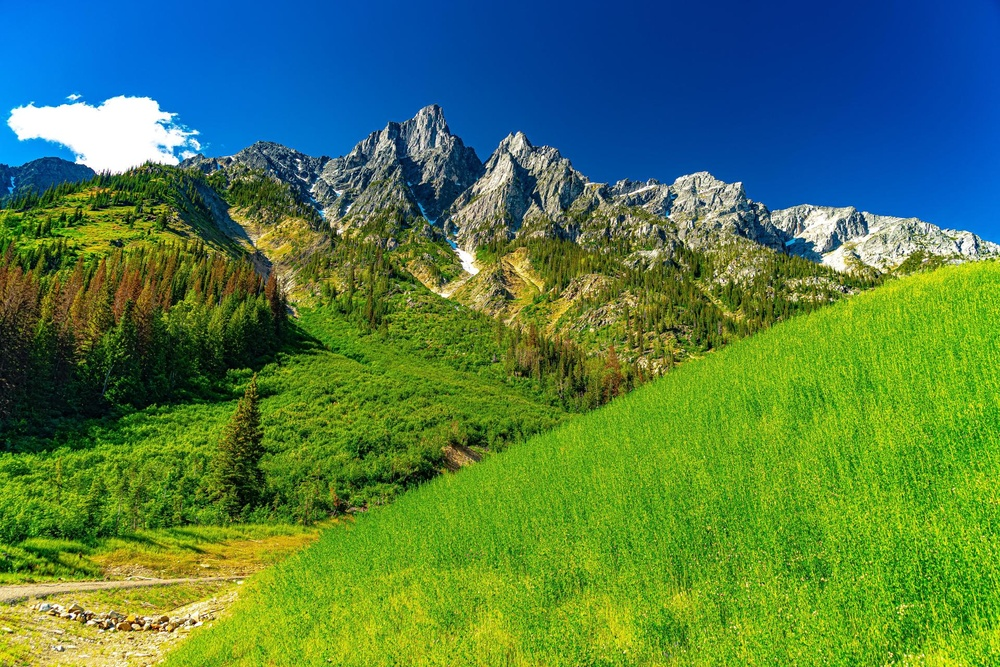
#> input picture image1.jpg, 1000 x 667 px, shrunk from 1920 x 1281 before the run
$ python main-2.py
#> lines starting #> are read from the running program, lines starting #| are printed output that depends on the picture
### task2.py
#Задание 2. Выделить из полноцветного изображения каждый из каналов R, G, B

import os
import numpy as np
import matplotlib.pyplot as plt
from PIL import Image


def process_image(image_path: str, output_dir: str = "output") -> str:

#> called with image_path = 'image1.jpg', output_dir = 'output'
    os.makedirs(output_dir, exist_ok=True)

    img = Image.open(image_path).convert("RGB")
#> img is the input picture: PIL image 1000x667 RGB; mean R, G, B 79.5, 124.2, 74.5
    img_np = np.array(img)

    R = img_np[:, :, 0]
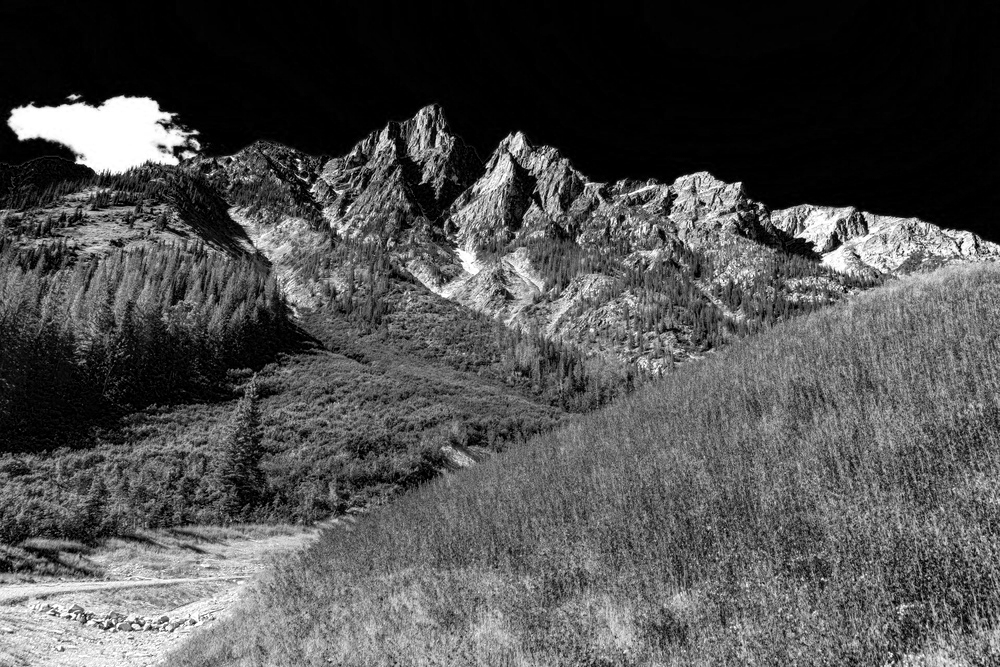
#> R: shape (667, 1000); min 0, max 255, mean 79.5
    G = img_np[:, :, 1]
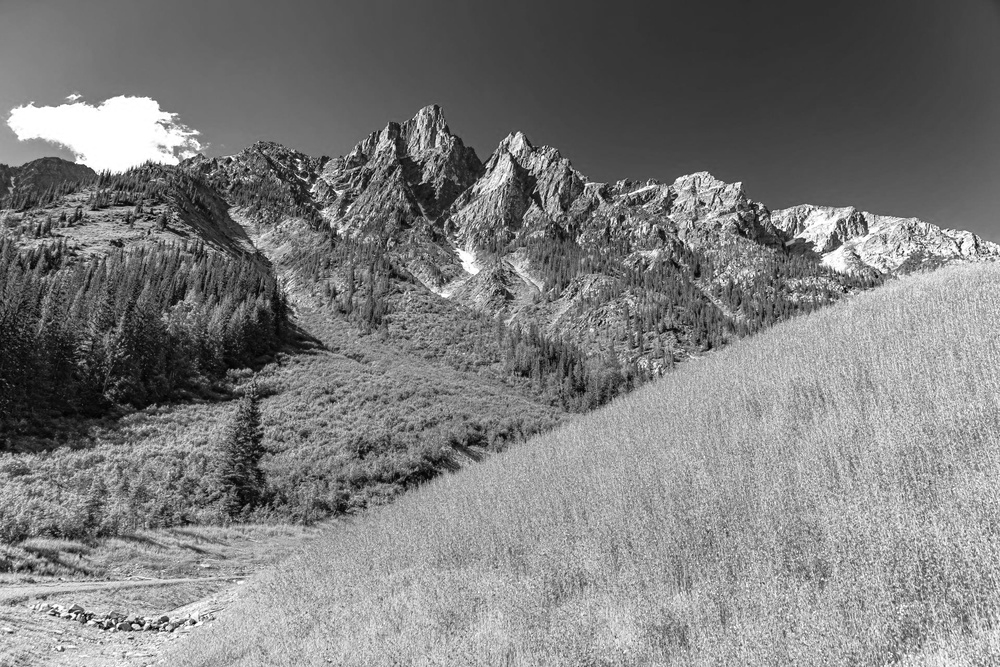
#> G: shape (667, 1000); min 0, max 255, mean 124.2
    B = img_np[:, :, 2]
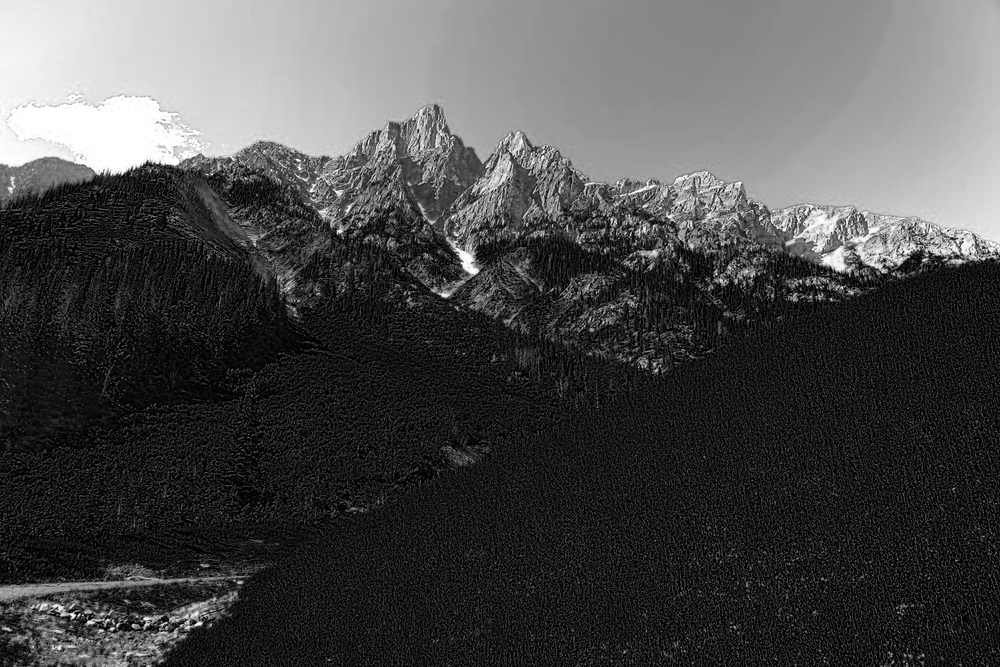
#> B: shape (667, 1000); min 0, max 255, mean 74.5

    # Визуализация каналов
    zeros = np.zeros_like(R)

    img_R = np.dstack([R, zeros, zeros])
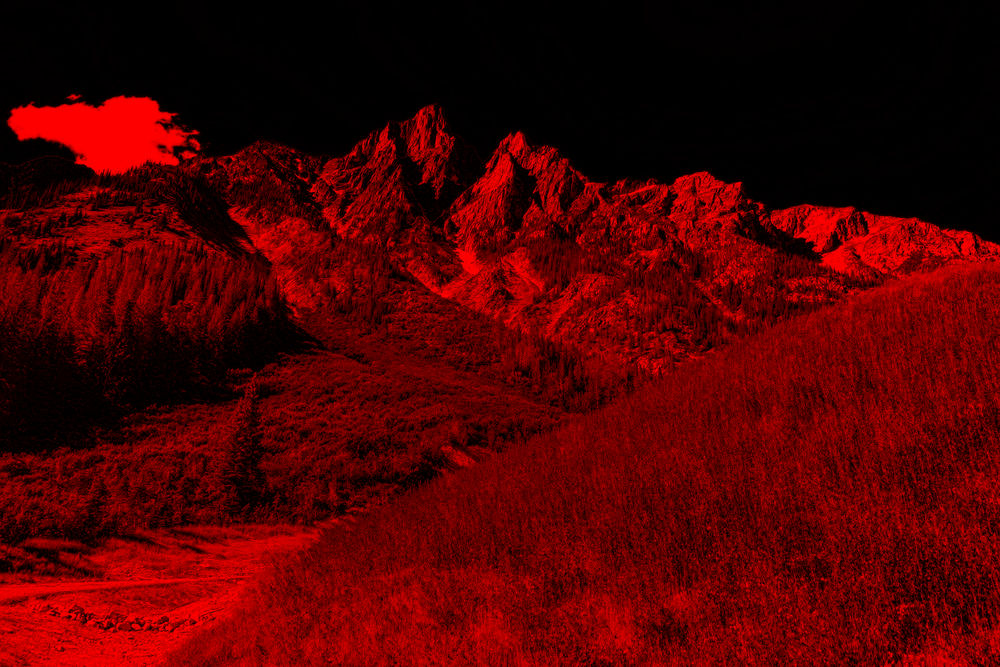
#> img_R: shape (667, 1000, 3); mean of channels 0, 1, 2 79.5, 0, 0; drawn as R, G, B
    img_G = np.dstack([zeros, G, zeros])
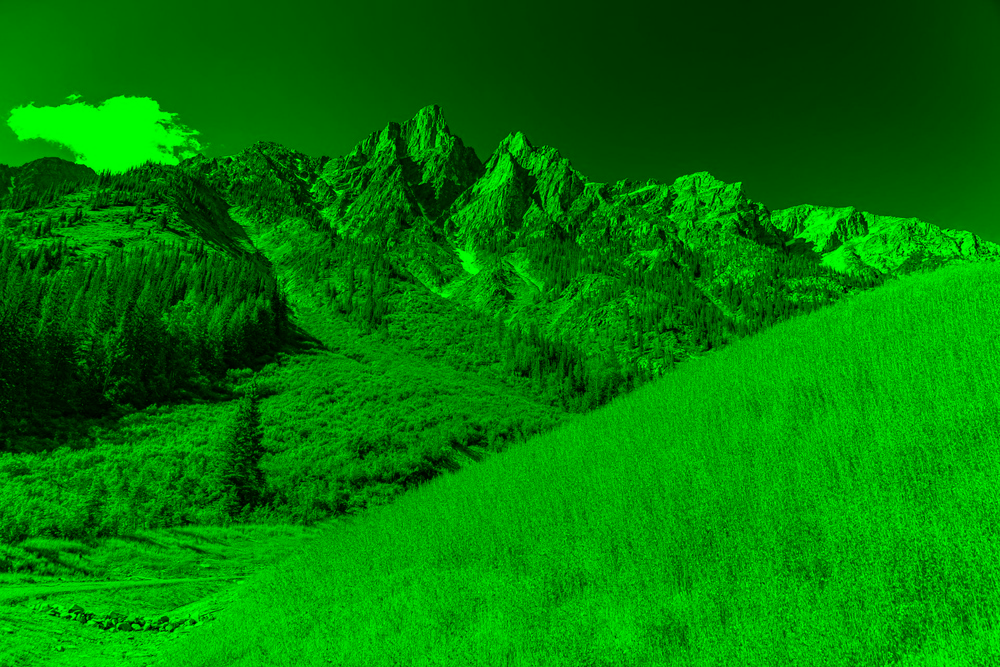
#> img_G: shape (667, 1000, 3); mean of channels 0, 1, 2 0, 124.2, 0; drawn as R, G, B
    img_B = np.dstack([zeros, zeros, B])
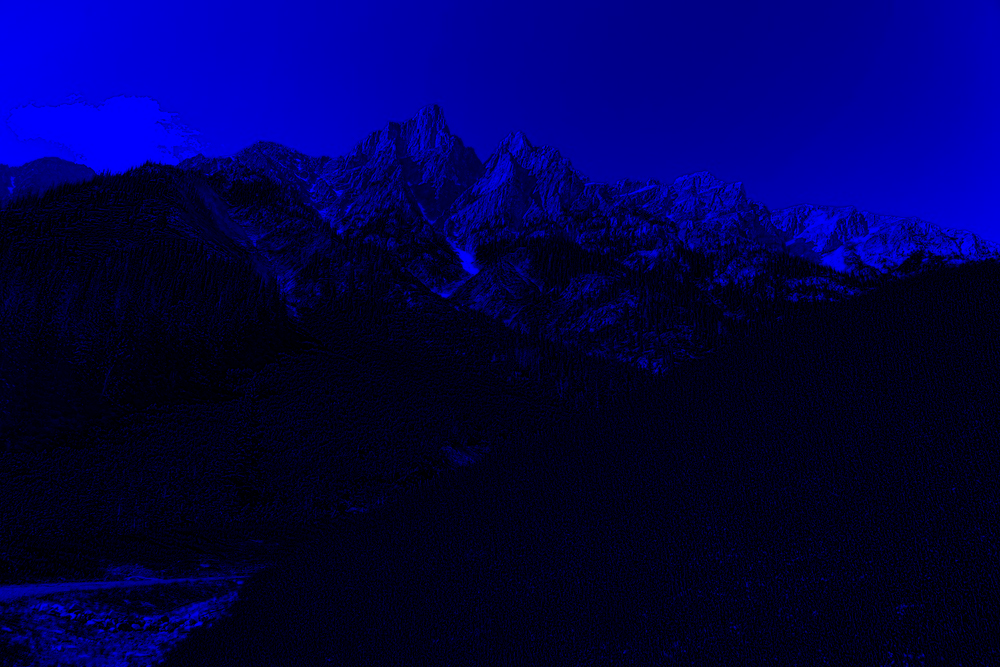
#> img_B: shape (667, 1000, 3); mean of channels 0, 1, 2 0, 0, 74.5; drawn as R, G, B

    plt.figure(figsize=(14, 10))

    plt.subplot(2, 2, 1); plt.imshow(img_np);  plt.title("Оригинал"); plt.axis("off")
    plt.subplot(2, 2, 2); plt.imshow(img_R);   plt.title("Канал R");  plt.axis("off")
    plt.subplot(2, 2, 3); plt.imshow(img_G);   plt.title("Канал G");  plt.axis("off")
    plt.subplot(2, 2, 4); plt.imshow(img_B);   plt.title("Канал B");  plt.axis("off")

    plt.tight_layout()
    plt.show()

    # Гистограммы R, G, B
    fig, axes = plt.subplots(1, 3, figsize=(15, 4))

    axes[0].hist(R.ravel(), bins=256, range=[0, 256], color="red", alpha=0.8)
    axes[0].set_title("Гистограмма R")

    axes[1].hist(G.ravel(), bins=256, range=[0, 256], color="green", alpha=0.8)
    axes[1].set_title("Гистограмма G")

    axes[2].hist(B.ravel(), bins=256, range=[0, 256], color="blue", alpha=0.8)
    axes[2].set_title("Гистограмма B")

    for ax in axes:
        ax.set_xlabel("Интенсивность")
        ax.set_ylabel("Пиксели")
        ax.set_xlim([0, 256])

    fig.tight_layout()
    fig.savefig(os.path.join(output_dir, "histograms.png"), dpi=120)
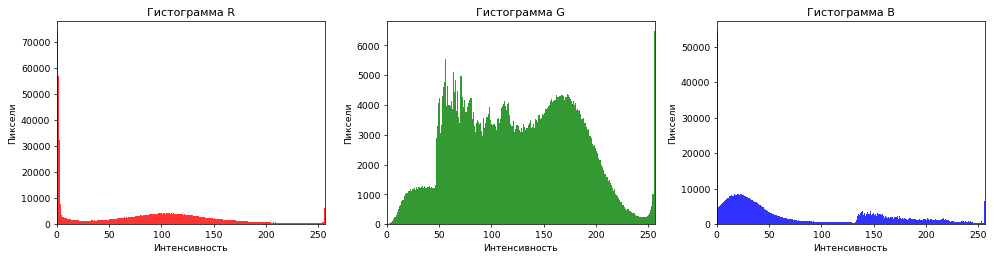
#> figure drawn by matplotlib, 3 panels; panel 1: tallest bar 74368 high, from x = 0 to 1; panel 2: tallest bar 6488 high, from x = 255 to 256; panel 3: tallest bar 54496 high, from x = 0 to 1
    plt.show()
    plt.close(fig)

    # Сохранение каналов
    Image.fromarray(img_R).save(os.path.join(output_dir, "channel_R.png"))
    Image.fromarray(img_G).save(os.path.join(output_dir, "channel_G.png"))
    Image.fromarray(img_B).save(os.path.join(output_dir, "channel_B.png"))

    return output_dir

### main-2.py
"""Точка запуска задания 2"""

from task2 import process_image

FILENAME = "image1.jpg"

if __name__ == "__main__":
    try:
        result_directory = process_image(FILENAME)
    except FileNotFoundError as error:
        print(error)
    else:
        print(f"Готово. Результаты сохранены в: {result_directory}")
